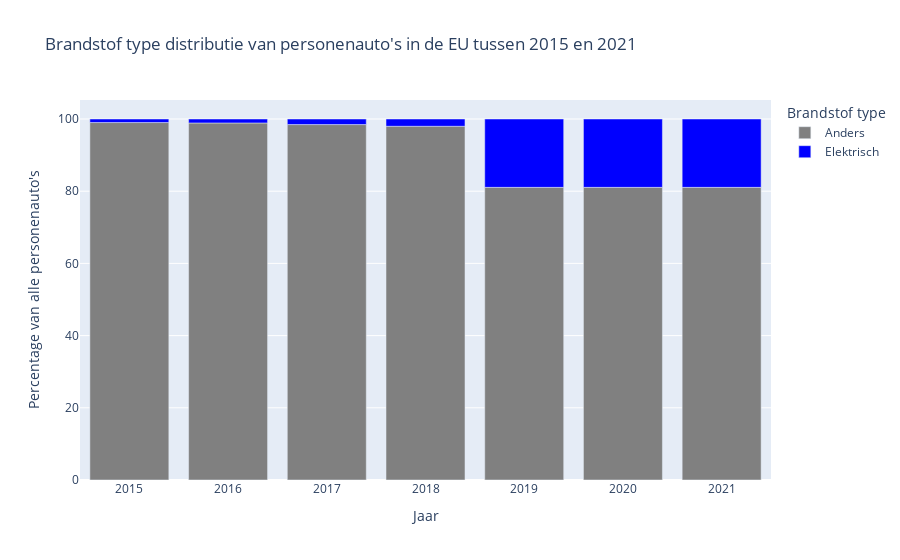

Here is the notebook cell this chart was saved with:
### Markdown cell above
Caption

### Code cell
# Color settings
unique_ft = df_counts['Ft'].unique()
colors = ['blue' if ft == 'Elektrisch' else 'grey' for ft in unique_ft]
color_dict = dict(zip(unique_ft, colors))

# Plot settings
fig = px.bar(df_counts,
    x="year",
    y="percent",
    color="Ft",
    title="Brandstof type distributie van personenauto's in de EU tussen 2015 en 2021",
    labels={
        "percent": "Percentage van alle personenauto's",
        "year": 'Jaar',
        "Ft": 'Brandstof type',
    },
    hover_data=['counts'],
    color_discrete_map=color_dict  # Gebruik de kleurenkaart
)
fig.show()

### Figure 1 — Plotly figure (JSON) as saved in the notebook; plotly's stock layout.template omitted (floating-point values rounded to 4 significant figures)
{"data": [{"alignmentgroup": "True", "customdata": [[415525], [473778], [4860566], [14600310], [7996139], [7996139], [7996139]], "hovertemplate": "Brandstof type=Anders<br>Jaar=%{x}<br>Percentage van alle personenauto's=%{y}<br>counts=%{customdata[0]}<extra></extra>", "legendgroup": "Anders", "marker": {"color": "grey", "pattern": {"shape": ""}}, "name": "Anders", "offsetgroup": "Anders", "orientation": "v", "showlegend": true, "textposition": "auto", "type": "bar", "x": [2015, 2016, 2017, 2018, 2019, 2020, 2021], "xaxis": "x", "y": [99.02, 98.91, 98.46, 97.99, 81.06, 81.06, 81.06], "yaxis": "y"}, {"alignmentgroup": "True", "customdata": [[4117], [5237], [76181], [299995], [1868234], [1868234], [1868234]], "hovertemplate": "Brandstof type=Elektrisch<br>Jaar=%{x}<br>Percentage van alle personenauto's=%{y}<br>counts=%{customdata[0]}<extra></extra>", "legendgroup": "Elektrisch", "marker": {"color": "blue", "pattern": {"shape": ""}}, "name": "Elektrisch", "offsetgroup": "Elektrisch", "orientation": "v", "showlegend": true, "textposition": "auto", "type": "bar", "x": [2015, 2016, 2017, 2018, 2019, 2020, 2021], "xaxis": "x", "y": [0.9811, 1.093, 1.543, 2.013, 18.94, 18.94, 18.94], "yaxis": "y"}], "layout": {"barmode": "relative", "legend": {"title": {"text": "Brandstof type"}, "tracegroupgap": 0}, "title": {"text": "Brandstof type distributie van personenauto's in de EU tussen 2015 en 2021"}, "xaxis": {"anchor": "y", "domain": [0, 1], "title": {"text": "Jaar"}}, "yaxis": {"anchor": "x", "domain": [0, 1], "title": {"text": "Percentage van alle personenauto's"}}}}
